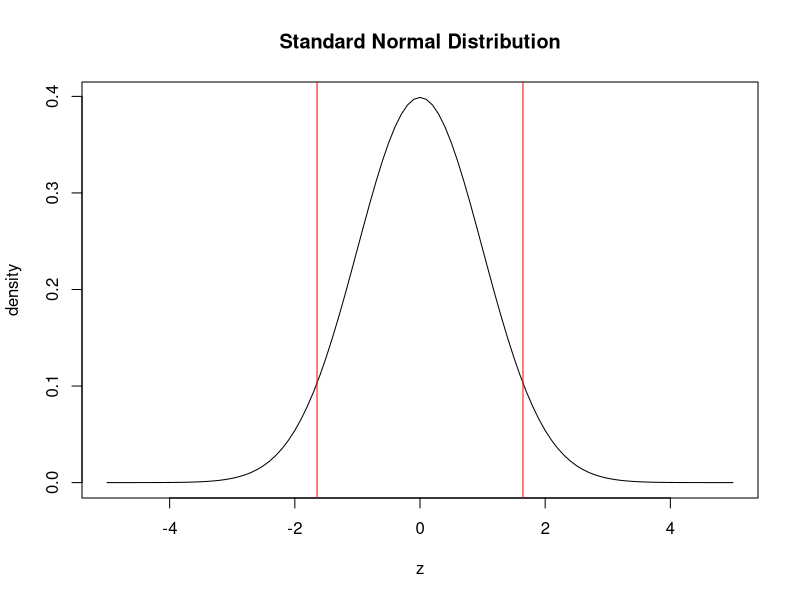
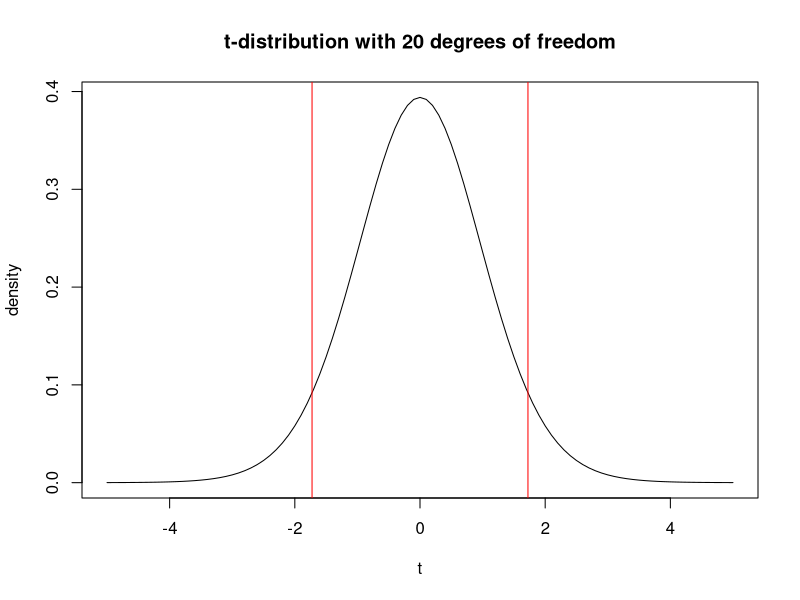

Source code (R) for these figures, in order:
## ----tab1, include=TRUE, echo=FALSE, tab.cap="Rocket Propellent Data Set"-----------------------------------------------
y <- c(2158.7, 1678.15, 2316, 2061.30, 2207.50, 1708.3, 1784.7, 2575, 
        2357.9, 2256.7, 2165.2, 2399.55, 1779.80, 2336.75, 1765.30, 
        2053.50, 2414.4, 2200.50, 2654.20, 1753.70)
x <- c(15.50, 23.75, 8, 17.00, 5.5, 19, 24, 2.5, 7.5, 11, 13, 3.75, 
         25, 9.75, 22, 18, 6, 12.5, 2, 21.5)
rocket.data <- cbind(Shear_Strength=y, Time=x)
knitr::kable(rocket.data)


## ---- include=TRUE, echo=TRUE-------------------------------------------------------------------------------------------
y <- c(2158.7, 1678.15, 2316, 2061.30, 2207.50, 1708.3, 1784.7, 2575, 
        2357.9, 2256.7, 2165.2, 2399.55, 1779.80, 2336.75, 1765.30, 
        2053.50, 2414.4, 2200.50, 2654.20, 1753.70)
x <- c(15.50, 23.75, 8, 17.00, 5.5, 19, 24, 2.5, 7.5, 11, 13, 3.75, 
         25, 9.75, 22, 18, 6, 12.5, 2, 21.5)
fit <- lm(y~x)
names(fit)
ei <- fit$residuals
y_hat <- fit$fitted.values
sum(ei)
sum(x*ei)
sum(y_hat*ei)
sum(y)
sum(y_hat)


## ----fig1, include=TRUE, echo=TRUE, fig.cap="Density plot of a standard normal distribution", fig.pos="h"---------------
zz <- seq(-5, 5, 0.1)
dz <- dnorm(zz)
plot(zz, dz, type="l", xlab="z", ylab="density", 
		main="Standard Normal Distribution")
abline(v=qnorm(0.95), col="red")
abline(v=qnorm(0.05), col="red")


## ---- include=TRUE, echo=TRUE-------------------------------------------------------------------------------------------
sigma2 <- 9200
beta1_hat <- fit$coefficients[2]
beta1 <- 0 # beta1 is zero here becuase the null hypothesis is beta1 = 0
Sxx <- sum((x-mean(x))^2)
Z0 <- (beta1_hat-beta1)/sqrt(sigma2/Sxx) 
pvalue <- 2*pnorm(abs(Z0), lower.tail=FALSE)
Z0
pvalue


## ----fig2, include=TRUE, echo=TRUE, fig.cap="Density plot of t distribution (df=20)"------------------------------------
zz <- seq(-5, 5, 0.1)
dz <- dt(zz, df=20)
plot(zz, dz, type="l", xlab="t", ylab="density", 
		main="t-distribution with 20 degrees of freedom")
abline(v=qt(0.95, df=20), col="red")
abline(v=qt(0.05, df=20), col="red")


## ---- include=TRUE, echo=TRUE-------------------------------------------------------------------------------------------
beta1 <- fit$coefficients[2]
Sxx <- sum((x-mean(x))^2)
n <- length(y)
MS <- sum(fit$residuals^2)/(n-2) # mean squared residuals
t0 <- (beta1-0)/sqrt(MS/Sxx)
pvalue.t <- 2*pt(abs(t0), df=(n-2), lower.tail=FALSE)
t0
pvalue.t
	
summary(fit)
#---------
##$ h0: beta1 = -20 vs H1: beta1 < -20
beta1_hat = fit$coefficients[2]
MS =  summary(fit)$sigma^2
Sxx = sum((x-mean(x))^2)
t0 = (beta1_hat-(-20))/sqrt(MS/Sxx) # standard error = sqrt(MS/Sxx)

p.value = pt(t0, df=18)